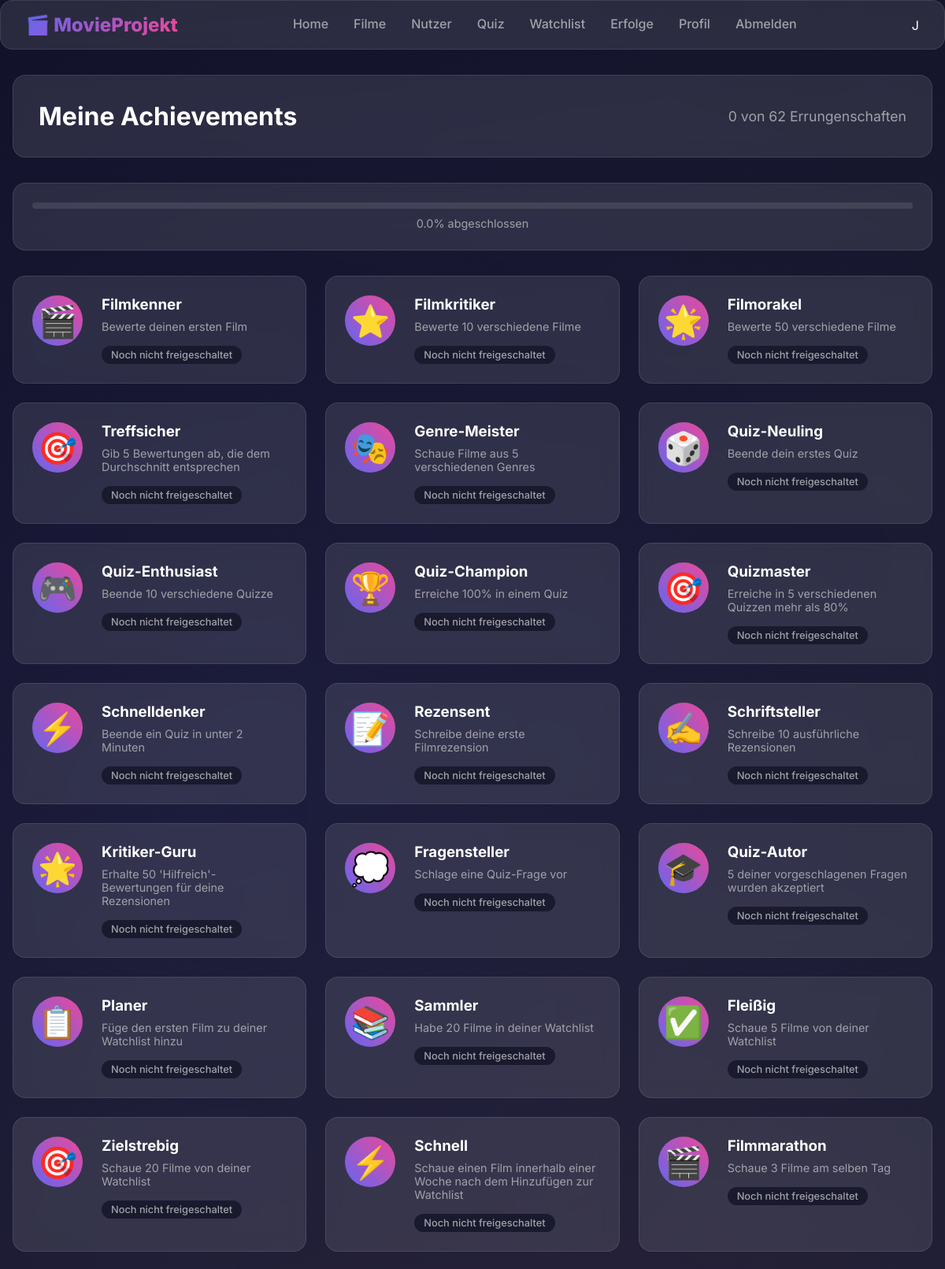
The app's page /achievements (signed in, upper part) with its own data.
### data_models.py (models this page shows, shortened)
class User(UserMixin, Base):
    __tablename__ = 'users'
    id = Column(Integer, primary_key=True)
    name = Column(String)  # Für Abwärtskompatibilität
    username = Column(String, unique=True)
    email = Column(String, unique=True)
    password_hash = Column(String)
    theme = Column(String, default='system')
    email_notifications = Column(Boolean, default=True)
    favorite_movie_id = Column(Integer, ForeignKey('movies.id'))
    created_at = Column(DateTime, default=datetime.utcnow)
    favorite_movie = relationship("Movie", foreign_keys=[favorite_movie_id])
    reviews = relationship("Review", back_populates="user")
    watchlist_items = relationship("WatchlistItem", back_populates="user")
    quiz_attempts = relationship("QuizAttempt", back_populates="user")
    achievements = relationship("Achievement", secondary="user_achievements", back_populates="users", overlaps="achievements")
    suggested_questions = relationship("SuggestedQuestion", back_populates="user")
    user_movies = relationship("UserMovie", back_populates="user")
    @property
    def is_authenticated(self):
        return True

class Achievement(Base):
    __tablename__ = 'achievements'
    id = Column(Integer, primary_key=True)
    title = Column(String(255), nullable=False)
    description = Column(Text)
    code = Column(String(50), unique=True)  # Eindeutiger Code für jedes Achievement
    users = relationship("User", secondary="user_achievements", back_populates="achievements", overlaps="achievements")

### app.py (the view)
@app.route('/achievements')
@login_required
def achievements():
    with data_manager.SessionFactory() as session:
        user = session.get(User, current_user.id, options=[
            joinedload(User.achievements)
        ])
        all_achievements = session.query(Achievement).all()
        unlocked_ids = {a.id for a in user.achievements}
        locked_achievements = [a for a in all_achievements if a.id not in unlocked_ids]
        return render_template('achievements.html',
                           unlocked=user.achievements,
                           locked=locked_achievements)

### services/auth_service.py (called while the page is built)
def init_login_manager(app):
    login_manager = LoginManager()
    login_manager.init_app(app)
    login_manager.login_view = 'login'  # Name der Login-Route
    login_manager.login_message = 'Bitte melden Sie sich an, um diese Seite zu sehen.'
    login_manager.login_message_category = 'info'
    @login_manager.user_loader
    def load_user(user_id):
        from data_models import User
        from datamanager.sqlite_data_manager import SQliteDataManager
        data_manager = SQliteDataManager("sqlite:///movie_app.db")
        with data_manager.SessionFactory() as session:
            return session.query(User).get(int(user_id))
    return login_manager

### templates/achievements.html (shortened to what this page needs)
{% extends "base.html" %}
{% block content %}
<div class="achievements-container fade-in">
    <div class="header-section glass-card">
        <h1>Meine Achievements</h1>
        <div class="achievement-stats">
            <span class="achievement-count">{{ unlocked|length }} von {{ (unlocked|length + locked|length) }} Errungenschaften</span>
        </div>
    </div>
    <div class="achievements-progress glass-card">
        <div class="progress-bar">
        </div>
        <span class="progress-text">{{ (unlocked|length / (unlocked|length + locked|length) * 100)|round }}% abgeschlossen</span>
    </div>
    <div class="achievements-grid">
        {% if locked %}
            {% for achievement in locked %}
            <div class="achievement-card glass-card">
                <div class="achievement-icon">{{ achievement.title.split(' ')[0] }}</div>
                <div class="achievement-info">
                    <h3>{{ achievement.title.split(' ', 1)[1] }}</h3>
                    <p>{{ achievement.description }}</p>
                    <span class="achievement-status locked">Noch nicht freigeschaltet</span>
                </div>
            </div>
            {% endfor %}
        {% endif %}
    </div>
</div>
{% endblock %}

### templates/base.html (shortened to what this page needs)
<!DOCTYPE html>
<html lang="de">
<head>
    <link rel="stylesheet" href="{{ url_for('static', filename='styles.css') }}">
</head>
<body>
    <div class="animated-background"></div>
    <nav class="main-nav glass-card">
        <div class="nav-brand">
            <a href="/" class="gradient-text">🎬 MovieProjekt</a>
        </div>
        <div class="nav-links">
            <a href="{{ url_for('home') }}" class="nav-link">Home</a>
            <a href="{{ url_for('list_movies') }}" class="nav-link">Filme</a>
            <a href="{{ url_for('list_users') }}" class="nav-link">Nutzer</a>
            <a href="{{ url_for('quiz_home') }}" class="nav-link">Quiz</a>
            {% if current_user.is_authenticated %}
                <a href="{{ url_for('watchlist') }}" class="nav-link">Watchlist</a>
                <a href="{{ url_for('achievements') }}" class="nav-link">Erfolge</a>
                <a href="{{ url_for('profile') }}" class="nav-link">Profil</a>
                <a href="{{ url_for('logout') }}" class="nav-link">Abmelden</a>
            {% else %}
                <a href="{{ url_for('login') }}" class="nav-link">Anmelden</a>
                <a href="{{ url_for('register') }}" class="nav-link">Registrieren</a>
            {% endif %}
        </div>
        {% if current_user.is_authenticated %}
        <div class="user-profile">
            <div class="user-avatar">{{ current_user.username[0]|upper }}</div>
        </div>
        {% endif %}
    </nav>
    <main class="content-container">
        {% block content %}{% endblock %}
    </main>
</body>
</html>

### static/styles.css (style rules this page uses)
:root { --primary: #6366f1; --primary-dark: #4f46e5; --primary-light: #818cf8; --secondary: #ec4899; --accent: #f59e0b; --bg-primary: #0f0f23; --bg-secondary: #1a1a2e; --bg-tertiary: #16213e; --bg-card: rgba(255, 255, 255, 0.05); --bg-glass: rgba(255, 255, 255, 0.1); --bg-modal: rgba(15, 15, 35, 0.95); --text-primary: #ffffff; --text-secondary: #a1a1aa; --text-muted: #71717a; --success: #10b981; --warning: #f59e0b; --error: #ef4444; --info: #3b82f6; --shadow-sm: 0 1px 2px rgba(0, 0, 0, 0.05); --shadow-md: 0 4px 6px -1px rgba(0, 0, 0, 0.1); --shadow-lg: 0 10px 15px -3px rgba(0, 0, 0, 0.1); --shadow-xl: 0 20px 25px -5px rgba(0, 0, 0, 0.1); --shadow-neon: 0 0 20px rgba(99, 102, 241, 0.5); --transition-fast: 0.15s ease; --transition-normal: 0.3s ease; --transition-slow: 0.5s ease; }
* { margin: 0; padding: 0; box-sizing: border-box; }
body { font-family: 'Inter', 'Segoe UI', sans-serif; background: linear-gradient(135deg, var(--bg-primary) 0%, var(--bg-secondary) 50%, var(--bg-tertiary) 100%); color: var(--text-primary); min-height: 100vh; overflow-x: hidden; }
.animated-background { position: fixed; top: 0; left: 0; width: 100%; height: 100%; z-index: -1; background: radial-gradient(circle at 25% 25%, rgba(99, 102, 241, 0.1) 0%, transparent 50%), radial-gradient(circle at 75% 75%, rgba(236, 72, 153, 0.1) 0%, transparent 50%), radial-gradient(circle at 50% 50%, rgba(245, 158, 11, 0.05) 0%, transparent 50%); animation: bgFloat 20s ease-in-out infinite; }
.glass-card { background: var(--bg-glass); backdrop-filter: blur(10px); border: 1px solid rgba(255, 255, 255, 0.1); border-radius: 16px; transition: var(--transition-normal); }
.main-nav { position: sticky; top: 0; z-index: 100; padding: 1rem 2rem; margin-bottom: 2rem; display: flex; justify-content: space-between; align-items: center; }
.nav-brand { font-size: 1.5rem; font-weight: 800; }
.gradient-text { background: linear-gradient(135deg, var(--primary), var(--secondary)); -webkit-background-clip: text; -webkit-text-fill-color: transparent; text-decoration: none; }
.nav-links { display: flex; gap: 2rem; }
.nav-link { color: var(--text-secondary); text-decoration: none; font-weight: 500; transition: var(--transition-normal); position: relative; padding-bottom: 0.25rem; }
.nav-link::after { content: ''; position: absolute; bottom: 0; left: 0; width: 0; height: 2px; background: var(--primary); transition: var(--transition-normal); }

### templates/achievements.html (style rules this page uses)
.achievements-container { max-width: 1200px; margin: 2rem auto; padding: 0 1rem; display: grid; gap: 2rem; }
.header-section { display: flex; justify-content: space-between; align-items: center; padding: 2rem; border-radius: 16px; }
.achievement-stats { color: var(--text-secondary); font-size: 1.1rem; }
.achievements-progress { padding: 1.5rem; border-radius: 16px; text-align: center; }
.progress-bar { height: 8px; background: var(--bg-glass); border-radius: 4px; overflow: hidden; margin-bottom: 0.5rem; }
.progress-text { color: var(--text-secondary); font-size: 0.9rem; }
.achievements-grid { display: grid; grid-template-columns: repeat(auto-fill, minmax(300px, 1fr)); gap: 1.5rem; }
.achievement-card { display: flex; gap: 1.5rem; padding: 1.5rem; transition: transform 0.3s ease; border-radius: 16px; background: var(--bg-glass); backdrop-filter: blur(10px); }
.achievement-icon { font-size: 2.5rem; width: 64px; height: 64px; display: flex; align-items: center; justify-content: center; background: linear-gradient(45deg, var(--primary), var(--secondary)); border-radius: 50%; color: white; }
.achievement-info { flex: 1; }
.achievement-info h3 { margin: 0 0 0.5rem; color: var(--text-primary); }
.achievement-info p { margin: 0; color: var(--text-secondary); font-size: 0.9rem; margin-bottom: 1rem; }
.achievement-status { display: inline-block; padding: 0.25rem 0.75rem; border-radius: 20px; font-size: 0.8rem; font-weight: 500; }
.achievement-status.locked { background: var(--bg-secondary); color: var(--text-secondary); }

### records on screen
User: username "J"
Achievement: title "🎬", title "Filmkenner", description "Bewerte deinen ersten Film"
Achievement: title "⭐", title "Filmkritiker", description "Bewerte 10 verschiedene Filme"
Achievement: title "🌟", title "Filmorakel", description "Bewerte 50 verschiedene Filme"
Achievement: title "🎯", title "Treffsicher", description "Gib 5 Bewertungen ab, die dem Durchschnitt entsprechen"
Achievement: title "🎭", title "Genre-Meister", description "Schaue Filme aus 5 verschiedenen Genres"
Achievement: title "🎲", title "Quiz-Neuling", description "Beende dein erstes Quiz"
Achievement: title "🎮", title "Quiz-Enthusiast", description "Beende 10 verschiedene Quizze"
Achievement: title "🏆", title "Quiz-Champion", description "Erreiche 100% in einem Quiz"
Achievement: title "🎯", title "Quizmaster", description "Erreiche in 5 verschiedenen Quizzen mehr als 80%"
Achievement: title "⚡", title "Schnelldenker", description "Beende ein Quiz in unter 2 Minuten"
Achievement: title "📝", title "Rezensent", description "Schreibe deine erste Filmrezension"
Achievement: title "✍️", title "Schriftsteller", description "Schreibe 10 ausführliche Rezensionen"
Achievement: title "🌟", title "Kritiker-Guru", description "Erhalte 50 'Hilfreich'-Bewertungen für deine Rezensionen"
Achievement: title "💭", title "Fragensteller", description "Schlage eine Quiz-Frage vor"
Achievement: title "🎓", title "Quiz-Autor", description "5 deiner vorgeschlagenen Fragen wurden akzeptiert"
Achievement: title "📋", title "Planer", description "Füge den ersten Film zu deiner Watchlist hinzu"
Achievement: title "📚", title "Sammler", description "Habe 20 Filme in deiner Watchlist"
Achievement: title "✅", title "Fleißig", description "Schaue 5 Filme von deiner Watchlist"
Achievement: title "🎯", title "Zielstrebig", description "Schaue 20 Filme von deiner Watchlist"
Achievement: title "⚡", title "Schnell", description "Schaue einen Film innerhalb einer Woche nach dem Hinzufügen zur Watchlist"
Achievement: title "🎬", title "Filmmarathon", description "Schaue 3 Filme am selben Tag"

### other values on screen
{{ unlocked|length }} "0"
{{ (unlocked|length + locked|length) }} "62"
{{ (unlocked|length / (unlocked|length + locked|length) * 100)|round }} "0.0"
